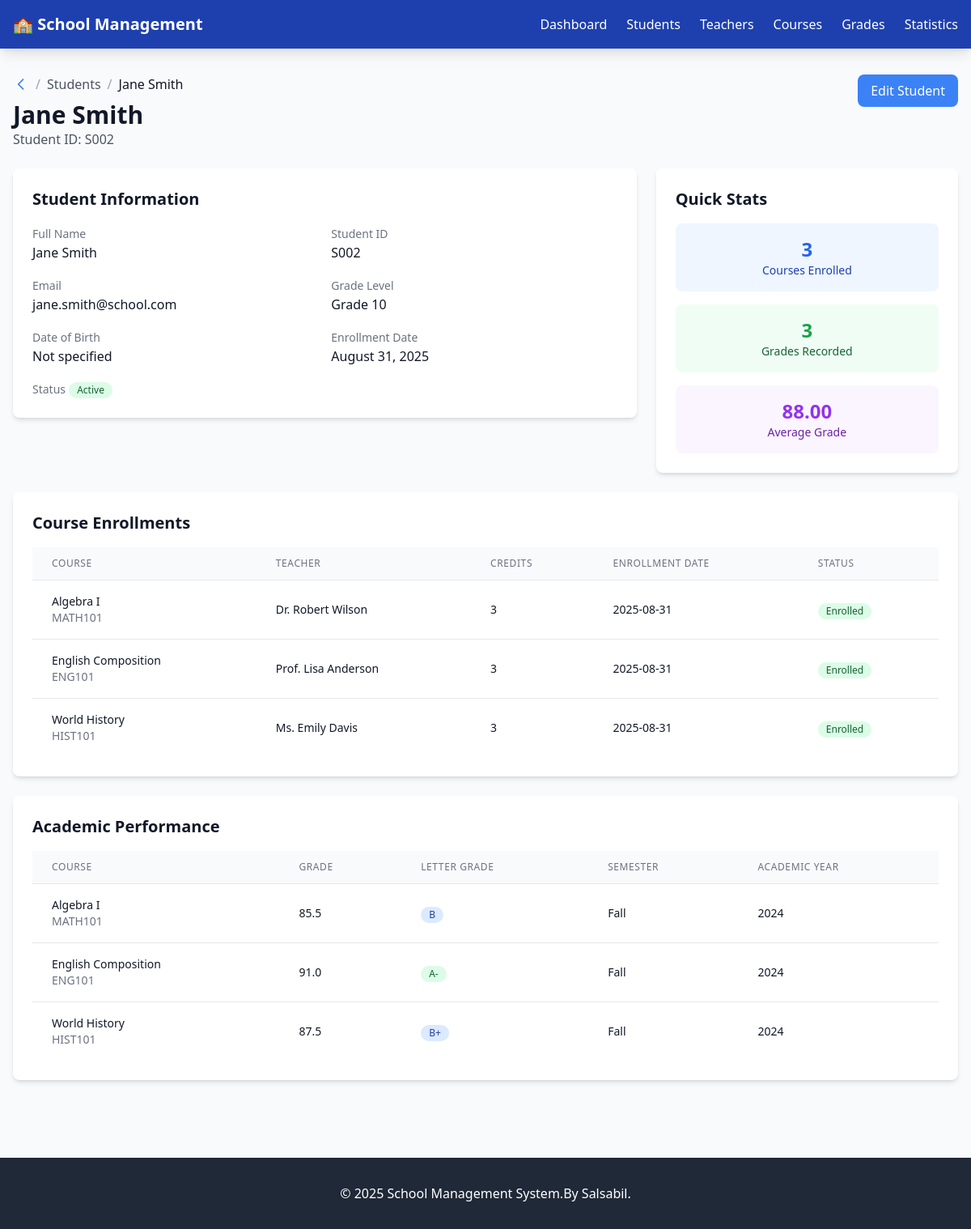
/students/2, run on the app's committed database.
### models/your_model.py (models this page shows, shortened)
class Student(db.Model):
    __tablename__ = 'students'
    id = db.Column(db.Integer, primary_key=True)
    student_id = db.Column(db.String(10), unique=True, nullable=False)
    first_name = db.Column(db.String(50), nullable=False)
    last_name = db.Column(db.String(50), nullable=False)
    email = db.Column(db.String(100), unique=True, nullable=False)
    date_of_birth = db.Column(db.Date)
    grade_level = db.Column(db.Integer)
    enrollment_date = db.Column(db.Date, default=datetime.utcnow().date)
    status = db.Column(db.String(20), default='active')
    enrollments = db.relationship('Enrollment', backref='student', lazy=True, cascade='all, delete-orphan')
    grades = db.relationship('Grade', backref='student', lazy=True, cascade='all, delete-orphan')
    @property
    def full_name(self):
        return f"{self.first_name} {self.last_name}"

class Enrollment(db.Model):
    __tablename__ = 'enrollments'
    id = db.Column(db.Integer, primary_key=True)
    student_id = db.Column(db.Integer, db.ForeignKey('students.id', ondelete='CASCADE'), nullable=False)
    course_id = db.Column(db.Integer, db.ForeignKey('courses.id', ondelete='CASCADE'), nullable=False)
    enrollment_date = db.Column(db.Date, default=datetime.utcnow().date)
    status = db.Column(db.String(20), default='enrolled')

class Course(db.Model):
    __tablename__ = 'courses'
    id = db.Column(db.Integer, primary_key=True)
    course_code = db.Column(db.String(20), unique=True, nullable=False)
    course_name = db.Column(db.String(100), nullable=False)
    description = db.Column(db.Text)
    credits = db.Column(db.Integer, default=1)
    max_students = db.Column(db.Integer, default=30)
    teacher_id = db.Column(db.Integer, db.ForeignKey('teachers.id', ondelete='SET NULL'), nullable=True)
    enrollments = db.relationship('Enrollment', backref='course', lazy=True, cascade='all, delete-orphan')
    grades = db.relationship('Grade', backref='course', lazy=True, cascade='all, delete-orphan')

class Teacher(db.Model):
    __tablename__ = 'teachers'
    id = db.Column(db.Integer, primary_key=True)
    teacher_id = db.Column(db.String(10), unique=True, nullable=False)
    first_name = db.Column(db.String(50), nullable=False)
    last_name = db.Column(db.String(50), nullable=False)
    email = db.Column(db.String(100), unique=True, nullable=False)
    subject_specialty = db.Column(db.String(100))
    hire_date = db.Column(db.Date, default=datetime.utcnow().date)
    status = db.Column(db.String(20), default='active')
    courses = db.relationship('Course', backref='teacher', lazy=True, cascade='all, delete-orphan')
    @property
    def full_name(self):
        return f"{self.first_name} {self.last_name}"

class Grade(db.Model):
    __tablename__ = 'grades'
    id = db.Column(db.Integer, primary_key=True)
    student_id = db.Column(db.Integer, db.ForeignKey('students.id', ondelete='CASCADE'), nullable=False)
    course_id = db.Column(db.Integer, db.ForeignKey('courses.id', ondelete='CASCADE'), nullable=False)
    grade_value = db.Column(db.Float)
    grade_letter = db.Column(db.String(3))
    semester = db.Column(db.String(20))
    academic_year = db.Column(db.Integer)
    created_at = db.Column(db.DateTime, default=datetime.utcnow)

### index.py (the view)
@app.route('/students/<int:id>')
def student_details(id):
    student = Student.query.get_or_404(id)
    enrollments = Enrollment.query.filter_by(student_id=id).all()
    grades = Grade.query.filter_by(student_id=id).all()
    return render_template('students/details.html', student=student,
                         enrollments=enrollments, grades=grades)

### templates/students/details.html (shortened to what this page needs)
{% extends "base.html" %}
{% block content %}
<div class="space-y-6">
    <div class="flex justify-between items-start">
        <div>
            <div class="flex items-center space-x-2 mb-2">
                <a href="{{ url_for('students_list') }}" class="text-blue-500 hover:text-blue-600">
                    <svg class="h-5 w-5" fill="none" stroke="currentColor" viewBox="0 0 24 24">
                        <path stroke-linecap="round" stroke-linejoin="round" stroke-width="2" d="M15 19l-7-7 7-7"></path>
                    </svg>
                </a>
                <span class="text-gray-400">/</span>
                <span class="text-gray-600">Students</span>
                <span class="text-gray-400">/</span>
                <span class="text-gray-900 font-medium">{{ student.full_name }}</span>
            </div>
            <h1 class="text-3xl font-bold text-gray-900">{{ student.full_name }}</h1>
            <p class="text-gray-600">Student ID: {{ student.student_id }}</p>
        </div>
        <div class="flex space-x-3">
            <a href="{{ url_for('student_edit', id=student.id) }}" class="bg-blue-500 hover:bg-blue-600 text-white font-medium py-2 px-4 rounded-lg transition-colors">
                Edit Student
            </a>
        </div>
    </div>
    <div class="grid grid-cols-1 lg:grid-cols-3 gap-6">
        <div class="lg:col-span-2">
            <div class="bg-white rounded-lg shadow-md p-6">
                <h2 class="text-xl font-bold text-gray-900 mb-4">Student Information</h2>
                <div class="grid grid-cols-1 md:grid-cols-2 gap-4">
                    <div>
                        <label class="text-sm font-medium text-gray-500">Full Name</label>
                        <p class="text-gray-900">{{ student.full_name }}</p>
                    </div>
                    <div>
                        <label class="text-sm font-medium text-gray-500">Student ID</label>
                        <p class="text-gray-900">{{ student.student_id }}</p>
                    </div>
                    <div>
                        <label class="text-sm font-medium text-gray-500">Email</label>
                        <p class="text-gray-900">{{ student.email }}</p>
                    </div>
                    <div>
                        <label class="text-sm font-medium text-gray-500">Grade Level</label>
                        <p class="text-gray-900">
                            {% if student.grade_level %}
                                Grade {{ student.grade_level }}
                            {% else %}
                                Not specified
                            {% endif %}
                        </p>
                    </div>
                    <div>
                        <label class="text-sm font-medium text-gray-500">Date of Birth</label>
                        <p class="text-gray-900">
                            {% if student.date_of_birth %}
                                {{ student.date_of_birth.strftime('%B %d, %Y') }}
                            {% else %}
                                Not specified
                            {% endif %}
                        </p>
                    </div>
                    <div>
                        <label class="text-sm font-medium text-gray-500">Enrollment Date</label>
                        <p class="text-gray-900">
                            {% if student.enrollment_date %}
                                {{ student.enrollment_date.strftime('%B %d, %Y') }}
                            {% else %}
                                Not specified
                            {% endif %}
                        </p>
                    </div>
                    <div>
                        <label class="text-sm font-medium text-gray-500">Status</label>
                        <span class="inline-flex items-center px-2.5 py-0.5 rounded-full text-xs font-medium {% if student.status == 'active' %}bg-green-100 text-green-800{% else %}bg-red-100 text-red-800{% endif %}">
                            {{ student.status|title }}
                        </span>
                    </div>
                </div>
            </div>
        </div>
        <div class="lg:col-span-1">
            <div class="bg-white rounded-lg shadow-md p-6">
                <h2 class="text-xl font-bold text-gray-900 mb-4">Quick Stats</h2>
                <div class="space-y-4">
                    <div class="text-center p-4 bg-blue-50 rounded-lg">
                        <p class="text-2xl font-bold text-blue-600">{{ enrollments|length }}</p>
                        <p class="text-sm text-blue-800">Courses Enrolled</p>
                    </div>
                    <div class="text-center p-4 bg-green-50 rounded-lg">
                        <p class="text-2xl font-bold text-green-600">{{ grades|length }}</p>
                        <p class="text-sm text-green-800">Grades Recorded</p>
                    </div>
                    <div class="text-center p-4 bg-purple-50 rounded-lg">
                        <p class="text-2xl font-bold text-purple-600">
                            {% if grades %}
                                {% set valid_grades = grades|selectattr('grade_value')|list %}
                                {% if valid_grades %}
                                    {{ "%.2f"|format(valid_grades|map(attribute='grade_value')|sum / valid_grades|length) }}
                                {% else %}
                                    0.00
                                {% endif %}
                            {% else %}
                                0.00
                            {% endif %}
                        </p>
                        <p class="text-sm text-purple-800">Average Grade</p>
                    </div>
                </div>
            </div>
        </div>
    </div>
    <div class="bg-white rounded-lg shadow-md p-6">
        <h2 class="text-xl font-bold text-gray-900 mb-4">Course Enrollments</h2>
        {% if enrollments %}
        <div class="overflow-x-auto">
            <table class="min-w-full divide-y divide-gray-200">
                <thead class="bg-gray-50">
                    <tr>
                        <th class="px-6 py-3 text-left text-xs font-medium text-gray-500 uppercase tracking-wider">Course</th>
                        <th class="px-6 py-3 text-left text-xs font-medium text-gray-500 uppercase tracking-wider">Teacher</th>
                        <th class="px-6 py-3 text-left text-xs font-medium text-gray-500 uppercase tracking-wider">Credits</th>
                        <th class="px-6 py-3 text-left text-xs font-medium text-gray-500 uppercase tracking-wider">Enrollment Date</th>
                        <th class="px-6 py-3 text-left text-xs font-medium text-gray-500 uppercase tracking-wider">Status</th>
                    </tr>
                </thead>
                <tbody class="bg-white divide-y divide-gray-200">
                    {% for enrollment in enrollments %}
                    <tr class="hover:bg-gray-50">
                        <td class="px-6 py-4 whitespace-nowrap">
                            <div>
                                <div class="text-sm font-medium text-gray-900">{{ enrollment.course.course_name }}</div>
                                <div class="text-sm text-gray-500">{{ enrollment.course.course_code }}</div>
                            </div>
                        </td>
                        <td class="px-6 py-4 whitespace-nowrap text-sm text-gray-900">
                            {% if enrollment.course.teacher %}
                                {{ enrollment.course.teacher.full_name }}
                            {% else %}
                                Not assigned
                            {% endif %}
                        </td>
                        <td class="px-6 py-4 whitespace-nowrap text-sm text-gray-900">{{ enrollment.course.credits }}</td>
                        <td class="px-6 py-4 whitespace-nowrap text-sm text-gray-900">
                            {{ enrollment.enrollment_date.strftime('%Y-%m-%d') if enrollment.enrollment_date else 'N/A' }}
                        </td>
                        <td class="px-6 py-4 whitespace-nowrap">
                            <span class="inline-flex items-center px-2.5 py-0.5 rounded-full text-xs font-medium {% if enrollment.status == 'enrolled' %}bg-green-100 text-green-800{% else %}bg-yellow-100 text-yellow-800{% endif %}">
                                {{ enrollment.status|title }}
                            </span>
                        </td>
                    </tr>
                    {% endfor %}
                </tbody>
            </table>
        </div>
        {% endif %}
    </div>
    <div class="bg-white rounded-lg shadow-md p-6">
        <h2 class="text-xl font-bold text-gray-900 mb-4">Academic Performance</h2>
        {% if grades %}
        <div class="overflow-x-auto">
            <table class="min-w-full divide-y divide-gray-200">
                <thead class="bg-gray-50">
                    <tr>
                        <th class="px-6 py-3 text-left text-xs font-medium text-gray-500 uppercase tracking-wider">Course</th>
                        <th class="px-6 py-3 text-left text-xs font-medium text-gray-500 uppercase tracking-wider">Grade</th>
                        <th class="px-6 py-3 text-left text-xs font-medium text-gray-500 uppercase tracking-wider">Letter Grade</th>
                        <th class="px-6 py-3 text-left text-xs font-medium text-gray-500 uppercase tracking-wider">Semester</th>
                        <th class="px-6 py-3 text-left text-xs font-medium text-gray-500 uppercase tracking-wider">Academic Year</th>
                    </tr>
                </thead>
                <tbody class="bg-white divide-y divide-gray-200">
                    {% for grade in grades %}
                    <tr class="hover:bg-gray-50">
                        <td class="px-6 py-4 whitespace-nowrap">
                            <div>
                                <div class="text-sm font-medium text-gray-900">{{ grade.course.course_name }}</div>
                                <div class="text-sm text-gray-500">{{ grade.course.course_code }}</div>
                            </div>
                        </td>
                        <td class="px-6 py-4 whitespace-nowrap text-sm text-gray-900">
                            {% if grade.grade_value %}
                                {{ "%.1f"|format(grade.grade_value) }}
                            {% else %}
                                N/A
                            {% endif %}
                        </td>
                        <td class="px-6 py-4 whitespace-nowrap">
                            {% if grade.grade_letter %}
                                {% set letter = grade.grade_letter %}
                                <span class="inline-flex items-center px-2.5 py-0.5 rounded-full text-xs font-medium
                                    {% if letter == 'A' or letter == 'A-' %}bg-green-100 text-green-800
                                    {% elif letter == 'B' or letter == 'B+' or letter == 'B-' %}bg-blue-100 text-blue-800
                                    {% elif letter == 'C' or letter == 'C+' or letter == 'C-' %}bg-yellow-100 text-yellow-800
                                    {% elif letter == 'D' or letter == 'D+' or letter == 'D-' %}bg-orange-100 text-orange-800
                                    {% else %}bg-red-100 text-red-800{% endif %}">
                                    {{ grade.grade_letter }}
                                </span>
                            {% else %}
                                N/A
                            {% endif %}
                        </td>
                        <td class="px-6 py-4 whitespace-nowrap text-sm text-gray-900">{{ grade.semester or 'N/A' }}</td>
                        <td class="px-6 py-4 whitespace-nowrap text-sm text-gray-900">{{ grade.academic_year or 'N/A' }}</td>
                    </tr>
                    {% endfor %}
                </tbody>
            </table>
        </div>
        {% endif %}
    </div>
</div>
{% endblock %}

### data on the page
Student: full_name "Jane Smith", student_id "S002", email "jane.smith@school.com", grade_level "10", enrollment_date "August 31, 2025", status "Active"
Enrollment: course.course_name "Algebra I", course.course_code "MATH101", course.teacher.full_name "Dr. Robert Wilson", course.credits "3", enrollment_date "2025-08-31", status "Enrolled"
Enrollment: course.course_name "English Composition", course.course_code "ENG101", course.teacher.full_name "Prof. Lisa Anderson", course.credits "3", enrollment_date "2025-08-31", status "Enrolled"
Enrollment: course.course_name "World History", course.course_code "HIST101", course.teacher.full_name "Ms. Emily Davis", course.credits "3", enrollment_date "2025-08-31", status "Enrolled"
Grade: course.course_name "Algebra I", course.course_code "MATH101", grade_value "85.5", grade_letter "B", semester "Fall", academic_year "2024"
Grade: course.course_name "English Composition", course.course_code "ENG101", grade_value "91.0", grade_letter "A-", semester "Fall", academic_year "2024"
Grade: course.course_name "World History", course.course_code "HIST101", grade_value "87.5", grade_letter "B+", semester "Fall", academic_year "2024"

### other printed values
{{ enrollments|length }} "3"
{{ grades|length }} "3"
